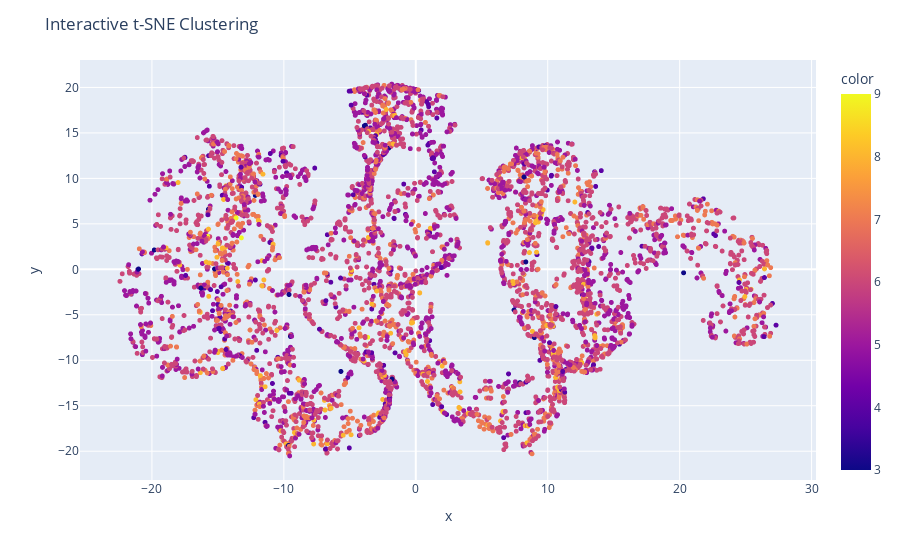

Source (notebook cell):
### Code cell
import plotly.express as px

wine_tsne = pd.DataFrame(wine_tsne)

# Assuming diabetes_tsne is a Numpy array with shape (768, 3)
# Plotting only the first two dimensions (columns 0 and 1) in a 2D scatter plot
fig = px.scatter(x=wine_tsne.iloc[:, 0], y=wine_tsne.iloc[:, 1], color=y_wine)
fig.update_traces(marker=dict(size=5))
fig.update_layout(title='Interactive t-SNE Clustering')
fig.show()

### Figure 1 — Plotly figure (JSON) as saved in the notebook; plotly's stock layout.template omitted (floating-point values rounded to 4 significant figures; data arrays with more than 128 entries replaced by an {"elided": "..."} marker saying what was removed)
{"data": [{"hovertemplate": "x=%{x}<br>y=%{y}<br>color=%{marker.color}<extra></extra>", "legendgroup": "", "marker": {"color": {"elided": "4898 int values"}, "coloraxis": "coloraxis", "size": 5, "symbol": "circle"}, "mode": "markers", "name": "", "showlegend": false, "type": "scattergl", "x": {"elided": "4898 float values"}, "xaxis": "x", "y": {"elided": "4898 float values"}, "yaxis": "y"}], "layout": {"coloraxis": {"colorbar": {"title": {"text": "color"}}, "colorscale": [[0, "#0d0887"], [0.1111, "#46039f"], [0.2222, "#7201a8"], [0.3333, "#9c179e"], [0.4444, "#bd3786"], [0.5556, "#d8576b"], [0.6667, "#ed7953"], [0.7778, "#fb9f3a"], [0.8889, "#fdca26"], [1, "#f0f921"]]}, "legend": {"tracegroupgap": 0}, "margin": {"t": 60}, "title": {"text": "Interactive t-SNE Clustering"}, "xaxis": {"anchor": "y", "domain": [0, 1], "title": {"text": "x"}}, "yaxis": {"anchor": "x", "domain": [0, 1], "title": {"text": "y"}}}}
